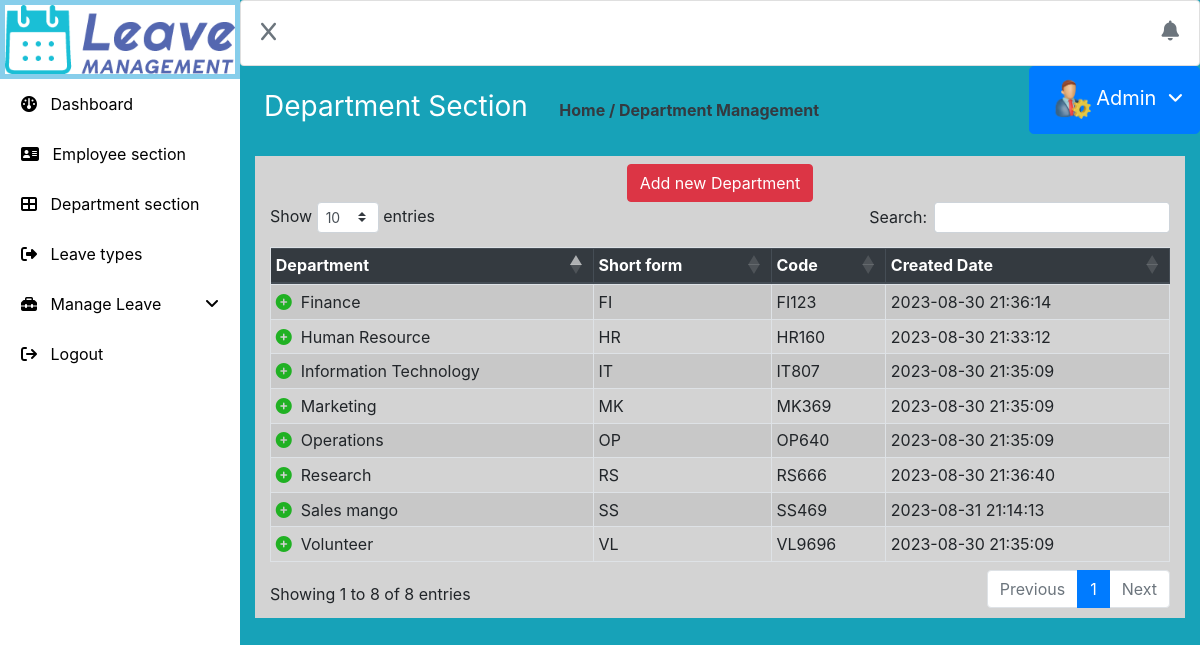
Screenshot of /index.php/admin/department_section with the database file from the repository.
### tables this page shows
CREATE TABLE `department` (
  `did` int(11) NOT NULL,
  `department_name` varchar(60) NOT NULL,
  `short_form` varchar(20) NOT NULL,
  `code` varchar(10) NOT NULL,
  `reading_time` timestamp NOT NULL DEFAULT current_timestamp() ON UPDATE current_timestamp()
);

### application/controllers/Admin.php (called while the page is built, shortened)
<?php
class Admin extends CI_Controller
{
	public function __construct()
	{
		$this->load->model('admin_model');
	}
	public function department_section()
	{
		$employees=$this->admin_model->get_departments();
		$this->load->view("admin/department_section",array("employees"=>$employees));
	}
}
?>

### index.php (called while the page is built, shortened)
<?php
require_once BASEPATH.'core/CodeIgniter.php';

### application/models/Admin_model.php (called while the page is built, shortened)
<?php
class Admin_model extends CI_Model
{
	public function get_departments()
	{
		$this->db->order_by("did","desc");
		return $this->db->get('department')->result();
	}
}
?>

### application/views/admin/department_section.php (the view, shortened to what this page needs)
<!DOCTYPE html>
<html lang="en">
<head>
    <link rel="stylesheet" href="https://cdnjs.cloudflare.com/ajax/libs/twitter-bootstrap/4.5.2/css/bootstrap.css">
    <link rel="stylesheet" href="https://cdn.datatables.net/1.13.6/css/dataTables.bootstrap4.min.css">
	<link rel="stylesheet" href="https://cdn.jsdelivr.net/npm/bootstrap@4.6.2/dist/css/bootstrap.min.css">
  <link rel="stylesheet" href="https://cdnjs.cloudflare.com/ajax/libs/font-awesome/6.4.2/css/all.min.css">
  <link rel="stylesheet" href="https://cdnjs.cloudflare.com/ajax/libs/font-awesome/6.4.2/css/all.min.css" />
  <link rel="stylesheet" href="<?=base_url('assets/css/style.css')?>">
</head>
<body>
<div>
	<div style="width:80%;height:140vh;float:right;" class="bg-info show-hide">
	<?php
	include('topbar.php');
	?>
<?php
include('ad.php');
?>
<h3 class="font-weight-normal text-white p-4">Department Section&nbsp;&nbsp;&nbsp;
		<span style="font-size:16px;" class="text-dark font-weight-bold">Home / Department Management</span></h3>
	<div class="container-fluid">
		<div class="container py-2" style="background-color:lightgray;">
		  <center>
		     <a class="btn btn-danger" href="<?=base_url('admin/add_department')?>">Add new Department</a>
          </center>
		<div class="row">
			<div class="col-md-12">
			<table id="example" class="table table-striped table-sm table-bordered" style="width:100%">
        <thead class=thead-dark>
            <tr>
                <th>Department</th>
                <th>Short form</th>
                <th>Code</th>
                <th>Created Date</th>
            </tr>
        </thead>
        <tbody>
<?php
foreach($employees as $employee)
{
?>
            <tr>
                <td><span class="my-dpt"></span>&nbsp;&nbsp;<?=$employee->department_name?></td>
                <td><?=$employee->short_form?></td>
            <td><?=$employee->code?><br>
		    </td>
                <td><?=$employee->reading_time?></td>
            </tr>
<?php
}
?>
        </tbody>
    </table>
			</div>
		</div>
        </div>
    </div>
	</div>
	<div style="width:20%;position:fixed;" class="mylastclass">
	<?php
	include('leftbar.php');
	?>
    </div>
</div>
</body>
</html>

### application/views/admin/Topbar.php (shortened to what this page needs)
<div class="card">
	<div class="card-body">
		<a><i class="fa-solid fa-x text-secondary toggle-class" style="font-size:20px;"></i></a>
		<a href=""><i class="fa-solid fa-bell text-secondary float-right" style="font-size:20px;"></i></a>
    </div>
</div>

### application/views/admin/ad.php (shortened to what this page needs)
<div class="dropdown">
  <button type="button" class="float-right btn btn-primary btn-lg" data-toggle="dropdown">
    <img src="<?=base_url('assets/image/admin.png')?>" style="height:50px;">Admin&nbsp;&nbsp;<i class="fa-solid fa-angle-down small"></i>
  </button>
</div>

### application/views/admin/Leftbar.php (shortened to what this page needs)
<ul class="nav mynav flex-column">
<li class="nav-item">
    <img src="<?=base_url('assets/image/logo.png')?>" class="img-fluid">
  </li>
  <li class="nav-item">
    <a class="nav-link" href="<?=base_url('admin/dashboard')?>"><i class="fa-solid fa-gauge"></i>&nbsp;&nbsp;&nbsp;Dashboard</a>
  </li>
  <li class="nav-item">
    <a class="nav-link" href="<?=base_url('admin/employee_section')?>"><i class="fa-solid fa-address-card"></i>&nbsp;&nbsp;&nbsp;Employee section</a>
  </li>
  <li class="nav-item">
    <a class="nav-link" href="<?=base_url('admin/department_section')?>"><i class="fa-solid fa-table-cells-large"></i>&nbsp;&nbsp;&nbsp;Department section</a>
  </li>
  <li class="nav-item">
    <a class="nav-link" href="<?=base_url('admin/leave_section')?>"><i class="fa-solid fa-right-from-bracket"></i>&nbsp;&nbsp;&nbsp;Leave types</a>
  </li>
  <li class="nav-item">
    <a class="nav-link menu_sub" style="cursor:pointer;"><i class="fa-solid fa-toolbox"></i>&nbsp;&nbsp;&nbsp;Manage Leave
		<i class="fa-solid mt-1 fa-angle-down float-right myrights"></i>
	  </a>
  </li>
<li class="nav-item">
    <a class="nav-link" href="<?=base_url('admin/logout')?>"><i class="fa-solid fa-arrow-right-from-bracket"></i>&nbsp;&nbsp;&nbsp;Logout</a>
  </li>
</ul>

### assets/css/style.css (style rules this page uses)
.mynav li { padding:5px; }
.mynav li a { color:black; }

### rows the page displays
department: department_name "Research", short_form "RS", code "RS666", reading_time "2023-08-30 21:36:40"
department: department_name "Sales mango", short_form "SS", code "SS469", reading_time "2023-08-31 21:14:13"
department: department_name "Finance", short_form "FI", code "FI123", reading_time "2023-08-30 21:36:14"
department: department_name "Marketing", short_form "MK", code "MK369", reading_time "2023-08-30 21:35:09"
department: department_name "Volunteer", short_form "VL", code "VL9696", reading_time "2023-08-30 21:35:09"
department: department_name "Operations", short_form "OP", code "OP640", reading_time "2023-08-30 21:35:09"
department: department_name "Information Technology", short_form "IT", code "IT807", reading_time "2023-08-30 21:35:09"
department: department_name "Human Resource", short_form "HR", code "HR160", reading_time "2023-08-30 21:33:12"
